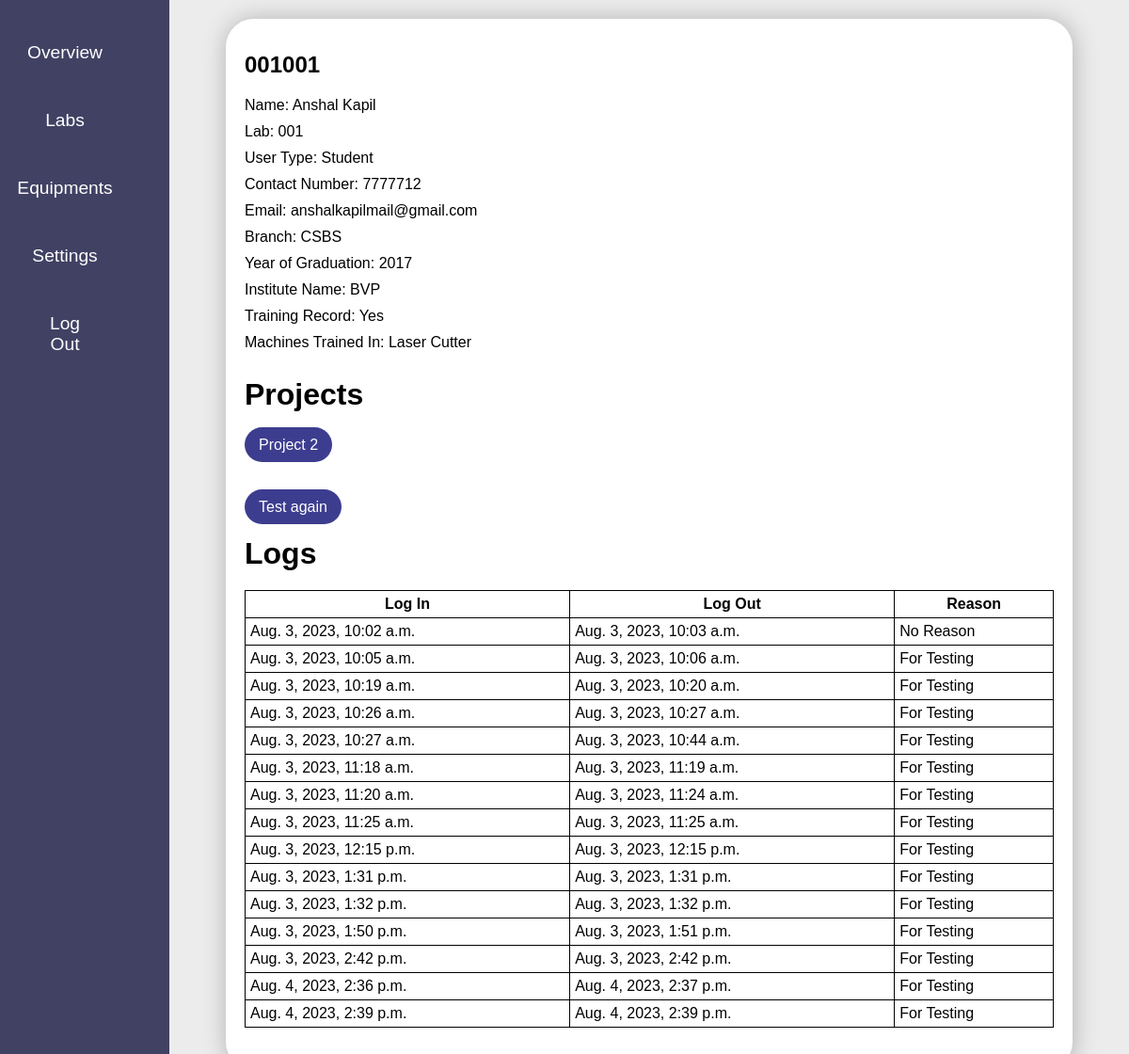
Before: /s_member_detail/25/ (signed in) with the older database file.
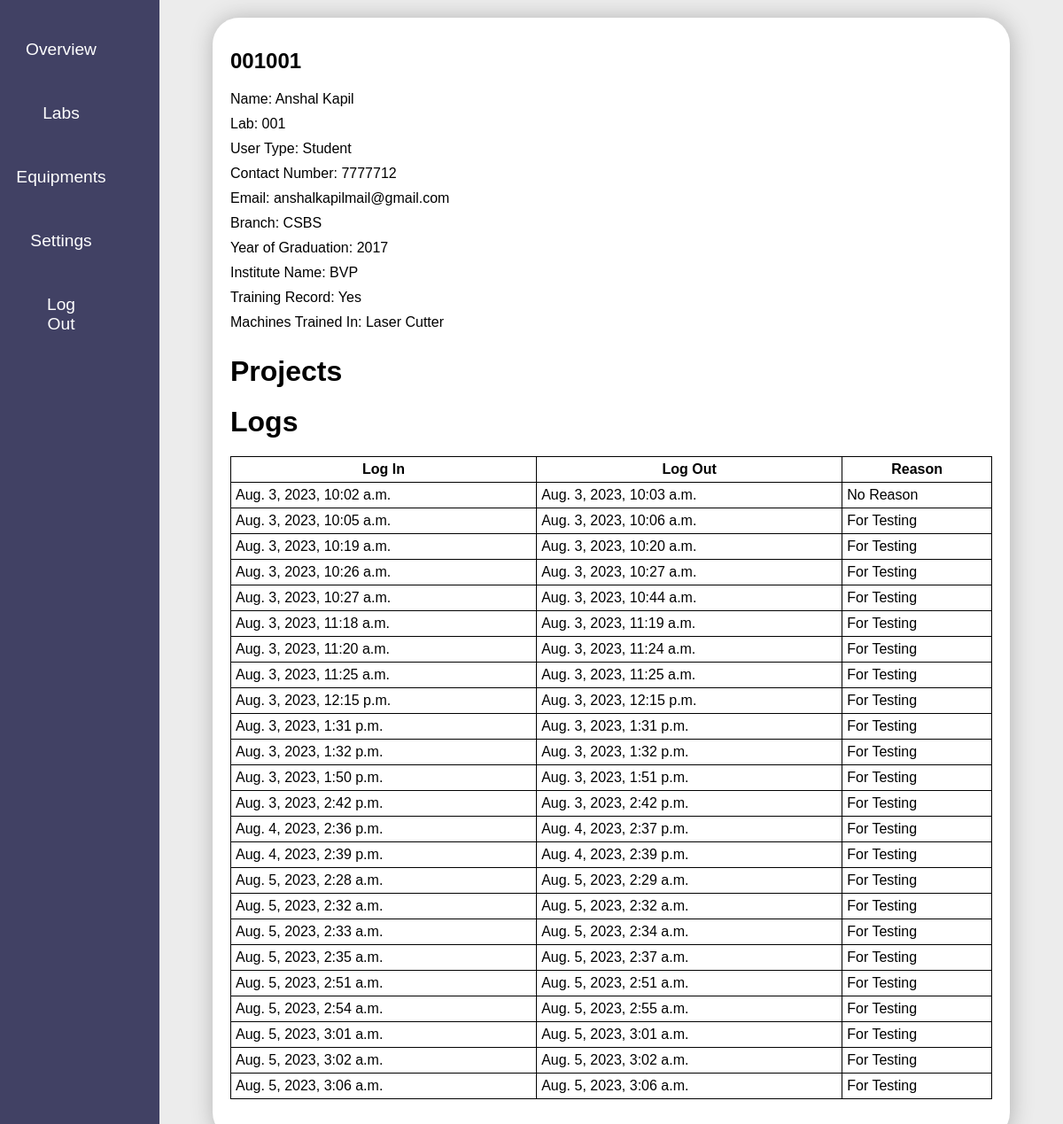
After: the same page with the newer database file.
### equ/models.py (models this page shows, shortened)
class Profile(models.Model):
    USER_TYPES = [
        ('Student', 'Student'),
        ('Professor', 'Professor'),
        ('Technician', 'Technician'),
        ('Other', 'Outsider'),
    ]
    MACHINE_CHOICES = [
        ('Yes', 'Yes'),
        ('No', 'No'),
    ]
    HOW_HEARD_CHOICES = [
        ('Peers', 'Peers'),
        ('Faculty', 'Faculty'),
        ('Technicians', 'Technicians'),
        ('Social Media', 'Social Media'),
        ('Campus Communication', 'Campus Communication'),
        ('Others', 'Others'),
    ]
    user = models.OneToOneField(User, on_delete=models.CASCADE)
    lab = models.ForeignKey(Lab, on_delete=models.CASCADE, null=True)
    user_type = models.CharField(max_length=20, choices=USER_TYPES)
    first_name = models.CharField(max_length=100)
    last_name = models.CharField(max_length=100)
    contact_number = models.CharField(max_length=20)
    email = models.EmailField()
    branch = models.CharField(max_length=100)
    year_of_graduation = models.PositiveIntegerField(blank=True, null=True)
    institute_name = models.CharField(max_length=100)
    training_record = models.CharField(max_length=3, choices=MACHINE_CHOICES)
    machines_trained_in = models.CharField(max_length=200, blank=True)
    how_heard_about = models.CharField(max_length=50, choices=HOW_HEARD_CHOICES)

class Lab(models.Model):
    name = models.CharField(max_length=100)
    lab_admin = models.ForeignKey(
        User,
        limit_choices_to={'groups__name': 'admin'},
        null=True,  # Set the default value to None
        on_delete=models.CASCADE,
        related_name='lab_admin_of'
    )
    def __str__(self):
        return self.name

class Confirmed_Project(models.Model):
    name = models.CharField(max_length=100)
    description = models.TextField(max_length=400)
    lab = models.ForeignKey('Lab', on_delete=models.CASCADE, related_name='confirmed_projects')
    user = models.ForeignKey(User, on_delete=models.CASCADE)
    start_date = models.DateField(default=timezone.now)
    end_date = models.DateField(default=timezone.now)

class UserActivityLog(models.Model):
    user = models.ForeignKey(User, on_delete=models.CASCADE)
    login_time = models.DateTimeField()
    login_reason = models.CharField(max_length=255)
    logout_time = models.DateTimeField(null=True, blank=True)

### equ/views.py (the view)
# urls.py: path('s_member_detail/<int:pk>/', views.s_member_detail, name='s_member_detail'),
@login_required
@superadmin_required
def s_member_detail(request,pk):
    user = get_object_or_404(User,pk=pk)
    projects = Confirmed_Project.objects.filter(user=user)
    profile = Profile.objects.get(user=user)
    logs = UserActivityLog.objects.filter(user=user)
    context = {'user': user, 'projects':projects, 'profile':profile,'logs':logs}
    return render(request, 'equ/s_member_detail.html',context)

### equ/views.py (called while the page is built)
def superadmin_required(function):
    decorator = user_passes_test(lambda user: user.groups.filter(name='superadmin').exists())
    return decorator(function)

### equ/templates/equ/s_member_detail.html
{% extends "equ/s_base.html" %}
{% block content %}
<div class="my_projects">
    <div class="mp1">
<h2>{{user.username}}</h2>
<p><span style="color: black;">Name:</span> {{ profile.first_name }} {{ profile.last_name }}</p>
        <p><span style="color: black;">Lab: </span>{{ profile.lab }}</p>
        <p><span style="color: black;">User Type: </span>{{ profile.user_type }}</p>
        <p><span style="color: black;">Contact Number: </span>{{ profile.contact_number }}</p>
        <p><span style="color: black;">Email: </span>{{ profile.email }}</p>
        <p><span style="color: black;">Branch: </span>{{ profile.branch }}</p>
        <p><span style="color: black;">Year of Graduation: </span>{{ profile.year_of_graduation }}</p>
        <p><span style="color: black;">Institute Name: </span>{{ profile.institute_name }}</p>
        <p><span style="color: black;">Training Record: </span>{{ profile.training_record }}</p>
        <p><span style="color: black;">Machines Trained In: </span>{{ profile.machines_trained_in }}</p>
<br>
<h1>Projects</h1>
{% for project in projects %}
<br>
<h2><a href="{% url 's_confirmed_project_detail' project.pk %}">{{ project.name }}</a></h2>
{%endfor%}
<h1 class="lgs">Logs</h1>
<table class="logs">
    <tr>
        <th>Log In</th>
        <th>Log Out</th>
        <th>Reason</th>
    </tr>
{%for log in logs%}
<tr>
    <td>{{log.login_time}}</td>
    <td>{{log.logout_time}}</td>
    <td>{{log.login_reason}}</td>
</tr>
{%endfor%}
</table>
{% endblock content %}

### equ/templates/equ/s_base.html
{% load static %}
<!DOCTYPE html>
<html>
<head>
  <link rel="stylesheet" type="text/css" href="{% static 'css/style.css' %}">
</head>
<body>
  <div class="container">
        <div class="sidebar">
          <ul>
            {% if user.is_authenticated %}
            <li><a href="{% url 's_overview' %}">Overview</a></li>
            <li><a href="{% url 's_labs' %}">Labs</a></li>
            <li><a href="{% url 's_equipment' %}">Equipments</a></li>
            <li><a href="{% url 'admin:index' %}">Settings</a></li>
            <li><a href="{% url 'logout' %}">Log Out</a></li>
            {% else %}
            <a href="{% url 'login' %}">Log In</a>
            {% endif %}
          </ul>
        </div>
        <div class="content">
          {% block content %}
          {% endblock %}
        </div>
  </div>
  </body>
</html>

### static/css/style.css (style rules this page uses)
:root { --primary:rgb(65 65 100); --secondary:rgb(97, 97, 131); }
* { box-sizing: border-box; margin: 0; padding: 0; font-family: Arial, Helvetica, sans-serif; }
ul { list-style: none; }
.container { display: flex; min-height: 100vh; max-height: max-content; background-color: #ececec; }
.sidebar { width: 15%; background-color: var(--primary); padding: 20px; }
.sidebar ul { list-style: none; }
.sidebar a { color: white; text-decoration: none; font-size: 1.2rem; text-align: center; display: flex; width: 100%; border-radius: 50px; align-items: center; justify-content: center; padding: 10px 15px; }
.sidebar li { padding: 15px 0; text-align: left; width: 70%; }
.content { flex-grow: 1; border: none; width: 100%; max-width: 900px; margin: 20px auto; border-radius: 30px; padding: 20px; box-shadow: 1px 1px 25px 1px #b4b4b4; background-color: white; display: flex; justify-content: center; align-items: center; }
.my_projects { display: flex; flex-direction: column; justify-content: space-between; width: 100%; height: 100%; }
.mp1 h2 { margin-bottom: 20px; }
.my_projects { margin-top: 30px; }
.mp1 p { margin: 10px 0; }
.lgs { margin: 20px 0; }
.logs { width: 100%; margin: 10px 0; }
.logs, .logs tr, .logs td, .logs th { border: 1px solid black; border-collapse: collapse; }
.logs th, .logs td { padding: 5px; }

Changed rows visible on the page:
removed Confirmed_Project: name "Project 2"
removed Confirmed_Project: name "Test again"
added UserActivityLog: login_time "Aug. 5, 2023, 2:28 a.m.", logout_time "Aug. 5, 2023, 2:29 a.m.", login_reason "For Testing"
added UserActivityLog: login_time "Aug. 5, 2023, 2:32 a.m.", logout_time "Aug. 5, 2023, 2:32 a.m.", login_reason "For Testing"
added UserActivityLog: login_time "Aug. 5, 2023, 2:33 a.m.", logout_time "Aug. 5, 2023, 2:34 a.m.", login_reason "For Testing"
added UserActivityLog: login_time "Aug. 5, 2023, 2:35 a.m.", logout_time "Aug. 5, 2023, 2:37 a.m.", login_reason "For Testing"
added UserActivityLog: login_time "Aug. 5, 2023, 2:51 a.m.", logout_time "Aug. 5, 2023, 2:51 a.m.", login_reason "For Testing"
added UserActivityLog: login_time "Aug. 5, 2023, 2:54 a.m.", logout_time "Aug. 5, 2023, 2:55 a.m.", login_reason "For Testing"
added UserActivityLog: login_time "Aug. 5, 2023, 3:01 a.m.", logout_time "Aug. 5, 2023, 3:01 a.m.", login_reason "For Testing"
added UserActivityLog: login_time "Aug. 5, 2023, 3:02 a.m.", logout_time "Aug. 5, 2023, 3:02 a.m.", login_reason "For Testing"
added UserActivityLog: login_time "Aug. 5, 2023, 3:06 a.m.", logout_time "Aug. 5, 2023, 3:06 a.m.", login_reason "For Testing"
